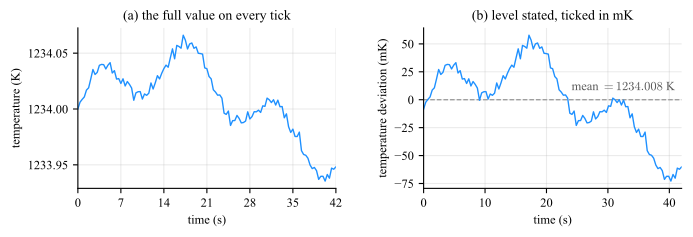

Python code for this plot:
# --- Match LaTeX document: Times New Roman, 10pt, textwidth=7in ---
# The two habits of the ticks section, on one record: a reference temperature near
# 1234 K that drifts by a tenth of a kelvin. (a) carries the full value on every tick,
# which is what a reader asks for and what the numbers here will not support: six digits
# per label, five of them identical down the axis, and the ticks falling at 7 s. (b)
# states the level on the panel instead and ticks the deviation from it in millikelvin,
# so every label is a small round number and the mean is a value any mark converts back
# through. Matplotlib's own default is worse than either and is not drawn here: it
# factors the common part out into an offset box in the corner of the panel.
import numpy as np
import matplotlib.pyplot as plt
from matplotlib.ticker import ScalarFormatter

plt.rcParams.update({
    'font.family': 'serif',
    'font.serif': ['Times New Roman'],
    'font.size': 10,
    'axes.titlesize': 10,
    'axes.labelsize': 9,
    'xtick.labelsize': 9,
    'ytick.labelsize': 9,
    'mathtext.fontset': 'cm',
})

PT = 9
C_LINE = '#1E90FF'
C_REF = '0.55'                                   # the 45 % ink of a reference line

# panel (b) subtracts the mean of the record, so that zero on its axis is the mean
# and nothing else, and the mean is named on the panel in full

rng = np.random.default_rng(7)
t = np.linspace(0, 42, 121)                      # seconds
T = 1234.0 + 0.040 * np.sin(t / 9.0) + 0.022 * np.sin(t / 2.3) + rng.normal(0, 0.004, t.size)

fig, axes = plt.subplots(1, 2, figsize=(6.8, 2.4))
fig.subplots_adjust(left=0.10, right=0.99, top=0.86, bottom=0.19, wspace=0.34)

for ax in axes:
    ax.set_xlim(0, 42)
    ax.grid(True, alpha=0.25)
    for side in ('top', 'right'):
        ax.spines[side].set_visible(False)

# --- (a) the full value on every tick, which is six digits of which five repeat ----
ax = axes[0]
ax.plot(t, T, '-', lw=1.0, color=C_LINE)         # kelvin, as measured
ax.set_xticks(np.arange(0, 43, 7))               # the 7 an automatic step sometimes lands on
ax.set_xlabel('time (s)')
ax.set_ylabel('temperature (K)')
ax.set_title('(a) the full value on every tick')
g = ScalarFormatter(useOffset=False)             # the offset box, off
g.set_scientific(False)
ax.yaxis.set_major_formatter(g)
ax.yaxis.set_major_locator(plt.MultipleLocator(0.05))

# --- (b) the level stated on the panel, the deviation ticked in mK ----------------
ax = axes[1]
dev = (T - T.mean()) * 1e3                       # millikelvin about the mean
ax.plot(t, dev, '-', lw=1.0, color=C_LINE)
ax.set_xticks(np.arange(0, 43, 10))
ax.set_xlabel('time (s)')
ax.set_ylabel('temperature deviation (mK)')
ax.set_title('(b) level stated, ticked in mK')
ax.yaxis.set_major_locator(plt.MultipleLocator(25))
# zero is the mean, and the mean is named in full, so any mark on this axis converts
# back to an absolute temperature
ax.axhline(0.0, color=C_REF, lw=0.9, ls='--', zorder=1)
ax.annotate(f'mean $= {T.mean():.3f}$ K', xy=(41, 0.0),
            xytext=(0, 5), textcoords='offset points', ha='right', va='bottom',
            fontsize=PT, color='0.35')

basename = 'plot_ticks'
plt.savefig(f'{basename}.pdf', bbox_inches='tight')
plt.savefig(f'{basename}.svg', bbox_inches='tight')
plt.savefig(f'{basename}.jpeg', dpi=300, bbox_inches='tight')
print(f'Saved {basename}.pdf, {basename}.svg, {basename}.jpeg')

fig.canvas.draw()
print('record: %.3f to %.3f K over %.0f s, a range of %.0f mK on a value of about %.0f K'
      % (T.min(), T.max(), t[-1], 1e3 * np.ptp(T), T.mean()))
print('mean %.3f K, which is the zero of the axis of (b); the record runs %+.0f to '
      '%+.0f mK about it' % (T.mean(), 1e3 * (T.min() - T.mean()), 1e3 * (T.max() - T.mean())))
for name, ax in zip(['(a)', '(b)'], axes):
    plain = lambda s: s.replace(chr(0x2212), '-')   # the console is not unicode
    print(name, 'x ticks', [f'{v:g}' for v in ax.get_xticks()],
          '| y ticks', [plain(lab.get_text()) for lab in ax.get_yticklabels()],
          '| offset box', repr(plain(ax.yaxis.get_offset_text().get_text())))
